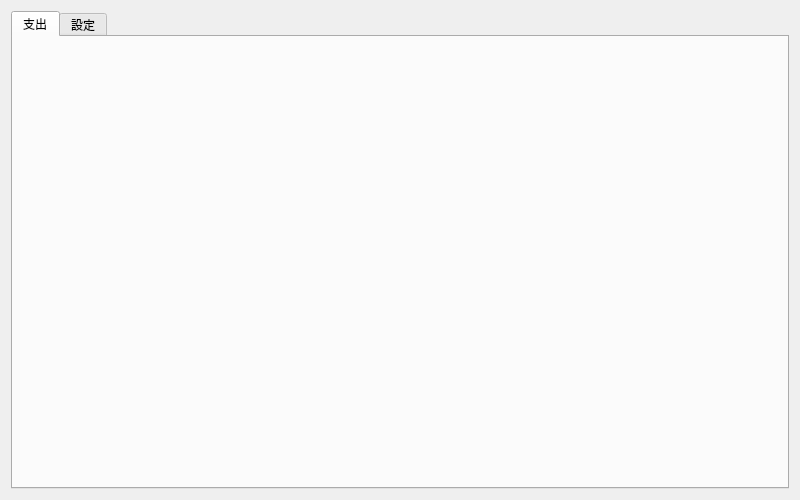
<?xml version="1.0" encoding="UTF-8"?>
<ui version="4.0">
 <class>MainWidget</class>
 <widget class="QWidget" name="MainWidget">
  <property name="geometry">
   <rect>
    <x>0</x>
    <y>0</y>
    <width>800</width>
    <height>500</height>
   </rect>
  </property>
  <property name="sizePolicy">
   <sizepolicy hsizetype="Fixed" vsizetype="MinimumExpanding">
    <horstretch>0</horstretch>
    <verstretch>0</verstretch>
   </sizepolicy>
  </property>
  <property name="windowTitle">
   <string>累死雞記帳</string>
  </property>
  <property name="windowIcon">
   <iconset resource="resource.qrc">
    <normaloff>:/images/logo.png</normaloff>:/images/logo.png</iconset>
  </property>
  <layout class="QVBoxLayout" name="verticalLayout">
   <item>
    <widget class="QTabWidget" name="tabWidget">
     <property name="sizePolicy">
      <sizepolicy hsizetype="Preferred" vsizetype="Preferred">
       <horstretch>0</horstretch>
       <verstretch>0</verstretch>
      </sizepolicy>
     </property>
     <property name="tabShape">
      <enum>QTabWidget::Rounded</enum>
     </property>
     <property name="currentIndex">
      <number>0</number>
     </property>
     <widget class="ExpenseTab" name="epenseTab">
      <attribute name="title">
       <string>支出</string>
      </attribute>
     </widget>
     <widget class="SettingTab" name="settingTab">
      <attribute name="title">
       <string>設定</string>
      </attribute>
     </widget>
    </widget>
   </item>
  </layout>
 </widget>
 <customwidgets>
  <customwidget>
   <class>ExpenseTab</class>
   <extends>QWidget</extends>
   <header>expensetab.h</header>
   <container>1</container>
  </customwidget>
  <customwidget>
   <class>SettingTab</class>
   <extends>QWidget</extends>
   <header>settingtab.h</header>
   <container>1</container>
  </customwidget>
 </customwidgets>
 <resources>
  <include location="resource.qrc"/>
 </resources>
 <connections/>
</ui>
